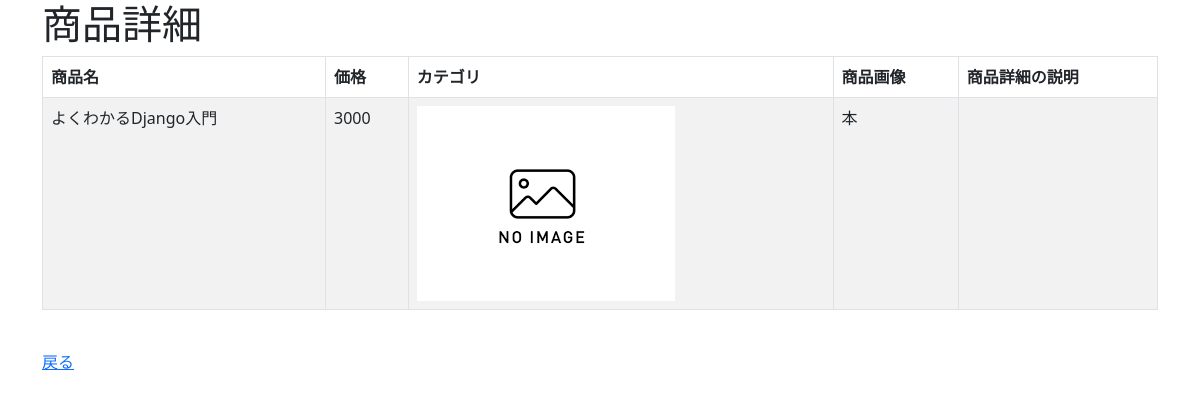
The app's page /crud/detail/1 with its own data.
### crud/models.py (models this page shows, shortened)
class Product(models.Model):
    name = models.CharField(max_length=200)
    price = models.PositiveBigIntegerField()
    category = models.ForeignKey(Category, on_delete=models.CASCADE)
    img = models.ImageField(blank=True, default='noImage.png')
    description = models.TextField(blank=True, null=True)

class Category(models.Model):
    name = models.CharField(max_length=200)
    def __str__(self):
        return self.name

### crud/views.py (the view)
# urls.py: path('crud/detail/<int:pk>', views.ProductDetailView.as_view(), name="detail"),
class ProductDetailView(DetailView):
    model = Product

### crud/templates/crud/product_detail.html (shortened to what this page needs)
{% extends "base.html" %}
{% block content %}
<h1>商品詳細</h1>
<table class="table table-striped table-hover table-bordered">
  <thead>
    <tr>
      <th>商品名</th>
      <th>価格</th>
      <th>カテゴリ</th>
      <th>商品画像</th>
      <th>商品詳細の説明</th>
    </tr>
  </thead>
  <tbody>
    <tr>
      <td>{{ object.name }}</td>
      <td>{{ object.price }}</td>
      <td><img src="{{ product.img.url }}" style="width:100px height:auto;"></td>
      <td>{{ product.category }}</td>
      <td>{{ object.description }}</td>
    </tr>
  </tbody>
</table>
<form method="post" enctype="multipart/form-data">
  <br>
  <a href="{% url 'list' %}">戻る</a>
</form>
{% endblock %}

### records on screen
Product: name "よくわかるDjango入門", price "3000", img (placeholder picture), category "本"
